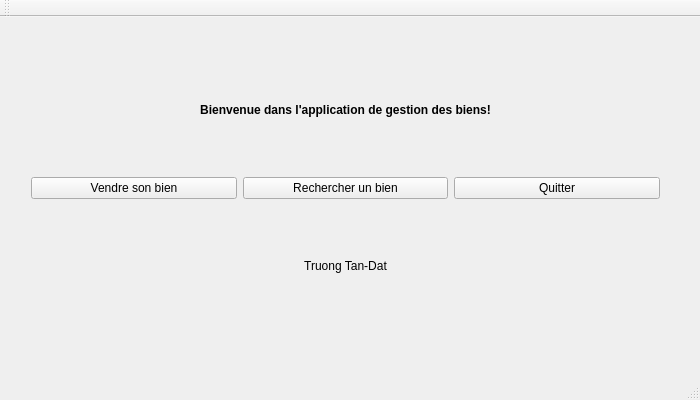
<?xml version="1.0" encoding="UTF-8"?>
<ui version="4.0">
 <class>MainWindow</class>
 <widget class="QMainWindow" name="MainWindow">
  <property name="geometry">
   <rect>
    <x>0</x>
    <y>0</y>
    <width>700</width>
    <height>400</height>
   </rect>
  </property>
  <property name="windowTitle">
   <string>Gestionax - Recherche de bien</string>
  </property>
  <widget class="QWidget" name="centralWidget">
   <widget class="QWidget" name="verticalLayoutWidget">
    <property name="geometry">
     <rect>
      <x>20</x>
      <y>20</y>
      <width>651</width>
      <height>301</height>
     </rect>
    </property>
    <layout class="QVBoxLayout" name="mainVerticalLayout">
     <item>
      <widget class="QLabel" name="label">
       <property name="font">
        <font>
         <weight>75</weight>
         <bold>true</bold>
        </font>
       </property>
       <property name="text">
        <string>Bienvenue dans l'application de gestion des biens!</string>
       </property>
       <property name="alignment">
        <set>Qt::AlignCenter</set>
       </property>
      </widget>
     </item>
     <item>
      <layout class="QHBoxLayout" name="horizontalLayout">
       <item>
        <widget class="QPushButton" name="ajouterPushButton">
         <property name="text">
          <string>Vendre son bien</string>
         </property>
        </widget>
       </item>
       <item>
        <widget class="QPushButton" name="rechercherPushButton">
         <property name="text">
          <string>Rechercher un bien</string>
         </property>
        </widget>
       </item>
       <item>
        <widget class="QPushButton" name="quitterPushButton">
         <property name="text">
          <string>Quitter</string>
         </property>
        </widget>
       </item>
      </layout>
     </item>
     <item>
      <widget class="QLabel" name="label_2">
       <property name="font">
        <font>
         <weight>50</weight>
         <bold>false</bold>
        </font>
       </property>
       <property name="text">
        <string>Truong Tan-Dat</string>
       </property>
       <property name="alignment">
        <set>Qt::AlignCenter</set>
       </property>
      </widget>
     </item>
    </layout>
   </widget>
  </widget>
  <widget class="QMenuBar" name="menuBar">
   <property name="geometry">
    <rect>
     <x>0</x>
     <y>0</y>
     <width>700</width>
     <height>21</height>
    </rect>
   </property>
  </widget>
  <widget class="QToolBar" name="mainToolBar">
   <attribute name="toolBarArea">
    <enum>TopToolBarArea</enum>
   </attribute>
   <attribute name="toolBarBreak">
    <bool>false</bool>
   </attribute>
  </widget>
  <widget class="QStatusBar" name="statusBar"/>
 </widget>
 <layoutdefault spacing="6" margin="11"/>
 <resources/>
 <connections/>
</ui>
